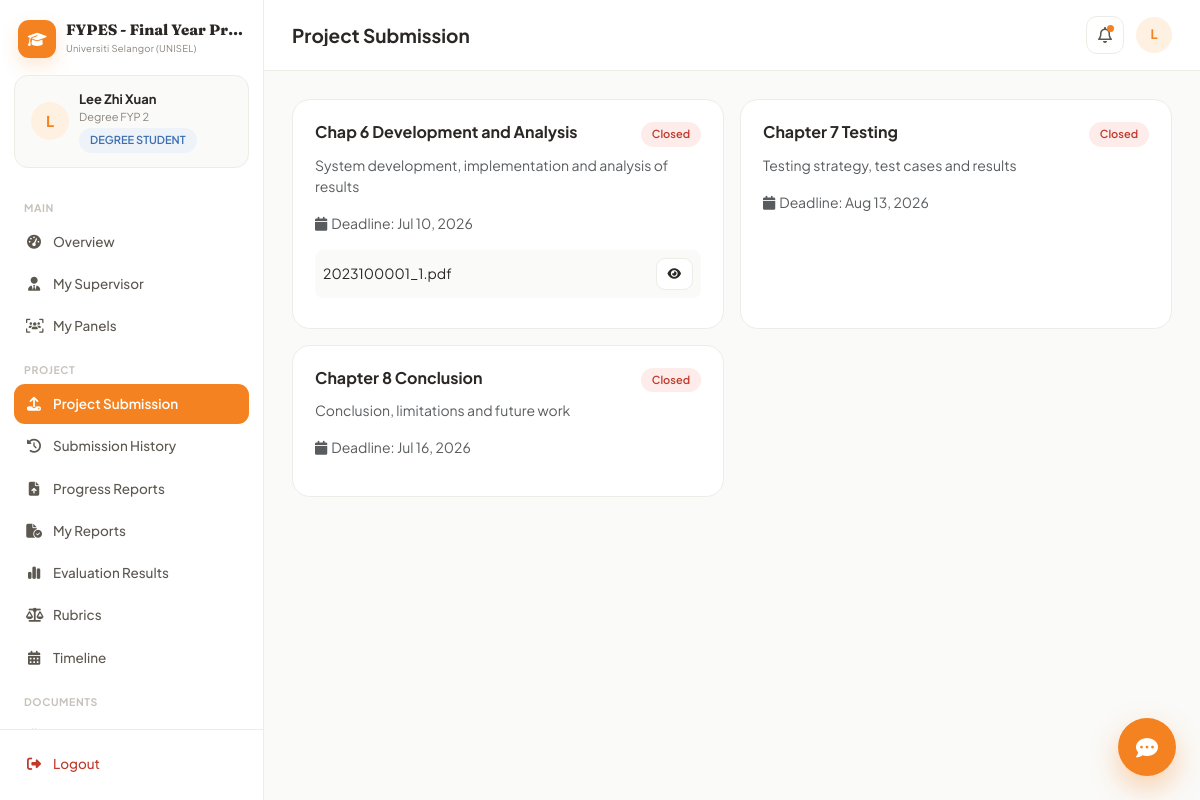
Screenshot of /dashboard/student/index.php?view=submissions (signed in) with the database file from the repository.
### tables this page shows
CREATE TABLE `students` (
  `id` int(11) NOT NULL AUTO_INCREMENT,
  `user_id` int(11) NOT NULL,
  `matric_number` varchar(30) NOT NULL,
  `level` enum('diploma','degree') NOT NULL,
  `programme` varchar(150) DEFAULT NULL,
  `faculty` varchar(150) DEFAULT NULL,
  `programme_type` enum('diploma_fyp1','diploma_fyp2','degree_fyp1','degree_fyp2') NOT NULL,
  `project_title` varchar(255) DEFAULT NULL,
  `supervisor_id` int(11) DEFAULT NULL,
  `assessor_id` int(11) DEFAULT NULL,
  `presentation_date` datetime DEFAULT NULL,
  `age` int(11) DEFAULT NULL,
  `gender` enum('male','female','other') DEFAULT NULL,
  PRIMARY KEY (`id`),
  UNIQUE KEY `matric_number` (`matric_number`),
  KEY `user_id` (`user_id`),
  KEY `supervisor_id` (`supervisor_id`),
  KEY `fk_students_assessor` (`assessor_id`),
  CONSTRAINT `fk_students_assessor` FOREIGN KEY (`assessor_id`) REFERENCES `lecturers` (`id`) ON DELETE SET NULL,
  CONSTRAINT `students_ibfk_1` FOREIGN KEY (`user_id`) REFERENCES `users` (`id`) ON DELETE CASCADE
);

CREATE TABLE `submission_categories` (
  `id` int(11) NOT NULL AUTO_INCREMENT,
  `programme_type` enum('diploma_fyp1','diploma_fyp2','degree_fyp1','degree_fyp2') NOT NULL,
  `name` varchar(150) NOT NULL,
  `description` text DEFAULT NULL,
  `sort_order` int(11) DEFAULT 0,
  `deadline` date DEFAULT NULL,
  `info_file_path` varchar(255) DEFAULT NULL,
  `created_by` int(11) DEFAULT NULL,
  `created_at` datetime NOT NULL DEFAULT current_timestamp(),
  PRIMARY KEY (`id`)
);

CREATE TABLE `submissions` (
  `id` int(11) NOT NULL AUTO_INCREMENT,
  `student_id` int(11) NOT NULL,
  `category_id` int(11) NOT NULL,
  `file_name` varchar(255) NOT NULL,
  `file_path` varchar(255) NOT NULL,
  `google_doc_link` varchar(500) DEFAULT NULL,
  `version` int(11) NOT NULL DEFAULT 1,
  `status` enum('submitted','under_review','approved','rejected') NOT NULL DEFAULT 'submitted',
  `remarks` text DEFAULT NULL,
  `reviewed_by` int(11) DEFAULT NULL,
  `uploaded_at` datetime NOT NULL DEFAULT current_timestamp(),
  PRIMARY KEY (`id`),
  KEY `student_id` (`student_id`),
  KEY `category_id` (`category_id`),
  CONSTRAINT `submissions_ibfk_1` FOREIGN KEY (`student_id`) REFERENCES `students` (`id`) ON DELETE CASCADE,
  CONSTRAINT `submissions_ibfk_2` FOREIGN KEY (`category_id`) REFERENCES `submission_categories` (`id`) ON DELETE CASCADE
);

### includes/functions.php (called while the page is built, shortened)
<?php
function safeRun(PDO $pdo, string $sql, array $params = []) {
    try {
        $stmt = $pdo->prepare($sql);
        $stmt->execute($params);
        return $stmt;
    } catch (PDOException $e) {
        error_log('FYPES SQL error: ' . $e->getMessage() . ' | SQL: ' . $sql);
        throw $e;
    }
}
function e(?string $str): string {
    return htmlspecialchars($str ?? '', ENT_QUOTES, 'UTF-8');
}
function programmeTypeLabel(string $pt): string {
    return [
        'diploma_fyp1' => 'Diploma FYP 1',
        'diploma_fyp2' => 'Diploma FYP 2',
        'degree_fyp1' => 'Degree FYP 1',
        'degree_fyp2' => 'Degree FYP 2',
    ][$pt] ?? $pt;
}
function getSetting(PDO $pdo, string $key, ?string $default = null): ?string {
    static $cache = [];
    $stmt = safeRun($pdo, 'SELECT setting_value FROM system_settings WHERE setting_key=?', [$key]);
    $row = $stmt ? $stmt->fetch() : null;
    return $cache[$key] = ($row['setting_value'] ?? $default);
}
function studentAccessBlocked(PDO $pdo, ?string $onDate = null): bool {
    $start = trim((string)getSetting($pdo, 'student_access_block_start', ''));
    $end = trim((string)getSetting($pdo, 'student_access_block_end', ''));
    if ($start === '' || $end === '') return false;
    $date = $onDate ?: date('Y-m-d');
    return $date >= $start && $date <= $end;
}
function studentSemesterId(PDO $pdo, int $studentId): ?int {
    $stmt = safeRun($pdo, 'SELECT semester_id FROM students WHERE id=?', [$studentId]);
    $row = $stmt ? $stmt->fetch() : null;
    if ($row && $row['semester_id'] !== null) return (int)$row['semester_id'];
    $history=safeRun($pdo,"SELECT h.semester_id FROM student_stage_history h JOIN semesters se ON se.id=h.semester_id WHERE h.student_id=? ORDER BY (h.status IN ('planned','active')) DESC,se.start_date DESC,h.id DESC LIMIT 1",[$studentId])->fetch();
    return $history ? (int)$history['semester_id'] : currentSemesterId($pdo);
}
function secureFileUrl(int $id, string $kind): string {
    return BASE_URL . '/dashboard/download.php?kind=' . rawurlencode($kind) . '&id=' . $id;
}

### includes/auth.php (called while the page is built, shortened)
<?php
function isLoggedIn(): bool {
    return isset($_SESSION['user_id']);
}
function currentUser(): ?array {
    return [
        'id' => $_SESSION['user_id'],
        'role' => $_SESSION['role'],
        'name' => $_SESSION['name'],
        'email' => $_SESSION['email'],
        'photo' => $_SESSION['photo'] ?? null,
        'lecturer_id' => $_SESSION['lecturer_id'] ?? null,
        'student_id' => $_SESSION['student_id'] ?? null,
    ];
}
function requireRole(string $role): void {
    if ($role === 'student') {
        global $pdo;
        if (isset($pdo) && studentAccessBlocked($pdo)) {
            $_SESSION = [];
            if (ini_get('session.use_cookies')) {
                $params=session_get_cookie_params();
                setcookie(session_name(),'',time()-42000,$params['path'],$params['domain'],$params['secure'],$params['httponly']);
            }
            session_destroy();
            redirect(BASE_URL . '/auth/login.php?error=student_access_blocked');
        }
    }
}
function unreadNotificationCount(PDO $pdo): int {
    $stmt = safeRun($pdo, "SELECT COUNT(*) c FROM notifications WHERE user_id = ? AND is_read = 0", [$_SESSION['user_id']]);
    $row = $stmt ? $stmt->fetch() : ['c' => 0];
    return (int) $row['c'];
}

### dashboard/student/views/submissions.php (the view, shortened to what this page needs)
<?php
$error=$_GET['error']??null;$subByCategory=[];
foreach($mySubmissions as $s){if(!isset($subByCategory[$s['category_id']])||$s['version']>$subByCategory[$s['category_id']]['version'])$subByCategory[$s['category_id']]=$s;}
?>
<div class="row g-3">
<?php foreach($categories as $cat): $latest=$subByCategory[$cat['id']]??null;$closed=$cat['deadline']&&date('Y-m-d')>$cat['deadline']; ?>
<div class="col-md-6"><div class="card-fy h-100"><div class="d-flex justify-content-between align-items-start mb-2"><h6 class="fw-bold mb-0"><?= e($cat['name']) ?></h6><?php if($closed): ?><span class="badge-fy badge-danger">Closed</span><?php elseif($latest): ?><span class="badge-fy badge-<?= statusBadgeColor($latest['status']) ?>"><?= e(submissionStatusLabel($latest['status'])) ?></span><?php endif; ?></div><p class="small text-muted"><?= e($cat['description']) ?></p>
<?php if($cat['deadline']): ?><p class="small text-muted"><i class="fa-solid fa-calendar me-1"></i>Deadline: <?= date('M j, Y',strtotime($cat['deadline'])) ?></p><?php endif; ?>
<?php if($latest): ?><div class="d-flex justify-content-between align-items-center p-2 mb-2 rounded-3" style="background:var(--bg-soft)"><div class="small"><?= e($latest['file_name']) ?></div><div class="d-flex gap-2"><?php if($latest['file_path']): ?><a target="_blank" class="btn-fy-outline btn-sm" href="<?= secureFileUrl((int)$latest['id'],'submission') ?>"><i class="fa-solid fa-eye"></i></a><?php endif; ?></div></div><?php endif; ?>
</div></div>
<?php endforeach; ?>
</div>

### includes/dash_head.php (shortened to what this page needs)
<?php
$chatbotEnabled = getSetting($pdo, 'chatbot_enabled', '1') === '1';
$systemName = getSetting($pdo, 'system_name', APP_NAME) ?: APP_NAME;
$institutionName = getSetting($pdo, 'institution_name', APP_INSTITUTION) ?: APP_INSTITUTION;
$darkMode = getSetting($pdo, 'dark_mode', '0') === '1';
$unreadCount = unreadNotificationCount($pdo);
$notifStmt = safeRun($pdo, "SELECT * FROM notifications WHERE user_id = ? ORDER BY created_at DESC LIMIT 8", [$user['id']]);
$recentNotifs = $notifStmt ? $notifStmt->fetchAll() : [];
?>
<!DOCTYPE html>
<html lang="en">
<head>
<link href="https://cdn.jsdelivr.net/npm/bootstrap@5.3.3/dist/css/bootstrap.min.css" rel="stylesheet">
<link href="https://cdnjs.cloudflare.com/ajax/libs/font-awesome/6.5.1/css/all.min.css" rel="stylesheet">
<link rel="stylesheet" href="<?= BASE_URL ?>/assets/css/style.css">
</head>
<body class="dash-body <?= $darkMode ? 'dark-mode' : '' ?>">
<div class="dash-shell">
  <aside class="dash-sidebar" id="dashSidebar">
    <div class="sidebar-brand" title="<?= e($systemName) ?> — <?= e($institutionName) ?>">
      <div class="brand-icon" style="background:var(--theme)"><i class="fa-solid fa-graduation-cap"></i></div>
      <div class="brand-copy">
        <div class="brand-name" title="<?= e($systemName) ?>"><?= e($systemName) ?></div>
        <div class="brand-sub" title="<?= e($institutionName) ?>"><?= e($institutionName) ?></div>
      </div>
    </div>
    <div class="sidebar-user">
      <div class="user-avatar" style="background:var(--theme-soft);color:var(--theme)">
        <?= strtoupper(substr($user['name'],0,1)) ?>
      </div>
      <div class="user-meta">
        <div class="user-name"><?= e($user['name']) ?></div>
        <div class="user-role"><?= e($roleLabelText) ?></div>
        <?php if (isset($levelBadge)): ?><span class="badge-fy badge-info mt-1" style="display:inline-block;"><?= e($levelBadge) ?></span><?php endif; ?>
      </div>
    </div>
    <nav class="sidebar-nav">
      <?php foreach ($navGroups as $group): ?>
        <?php if (!empty($group['label'])): ?><div class="nav-group-label"><?= e($group['label']) ?></div><?php endif; ?>
        <?php foreach ($group['items'] as $item): ?>
          <a href="?view=<?= e($item['view']) ?>" class="nav-item <?= $activeView === $item['view'] ? 'active' : '' ?>">
            <i class="fa-solid fa-<?= e($item['icon']) ?>"></i>
            <span><?= e($item['label']) ?></span>
          </a>
        <?php endforeach; ?>
      <?php endforeach; ?>
    </nav>
    <div class="sidebar-footer">
      <a href="<?= BASE_URL ?>/auth/logout.php" class="nav-item logout-item">
        <i class="fa-solid fa-right-from-bracket"></i><span>Logout</span>
      </a>
    </div>
  </aside>
  <div class="dash-main">
    <header class="dash-topbar">
      <h1 class="topbar-title"><?= e($pageTitle) ?></h1>
      <div class="topbar-actions">
        <div class="dropdown">
          <button class="icon-btn" data-bs-toggle="dropdown"><i class="fa-regular fa-bell"></i><?php if ($unreadCount>0): ?><span class="notif-dot"></span><?php endif; ?></button>
        </div>
        <div class="user-avatar-sm" style="background:var(--theme-soft);color:var(--theme)"><?= strtoupper(substr($user['name'],0,1)) ?></div>
      </div>
    </header>
    <main class="dash-content">

### rows the page displays
students: programme_type "Degree FYP 2", level "DEGREE STUDENT"
submission_categories: name "Chap 6 Development and Analysis", shows "Closed", description "System development, implementation and analysis of results", deadline "Jul 10, 2026", id.file_name "2023100001_1.pdf"
submission_categories: name "Chapter 7 Testing", shows "Closed", description "Testing strategy, test cases and results", deadline "Aug 13, 2026"
submission_categories: name "Chapter 8 Conclusion", shows "Closed", description "Conclusion, limitations and future work", deadline "Jul 16, 2026"

### other values shown
$systemName "FYPES - Final Year Pr…"
$institutionName "Universiti Selangor (UNISEL)"
substr($user['name'],0,1) "L"
$user['name'] "Lee Zhi Xuan"
$group['label'] "MAIN"
$item['label'] "Overview"
$item['label'] "My Supervisor"
$item['label'] "My Panels"
$group['label'] "PROJECT"
$item['label'] "Project Submission"
$item['label'] "Submission History"
$item['label'] "Progress Reports"
$item['label'] "My Reports"
$item['label'] "Evaluation Results"
$item['label'] "Rubrics"
